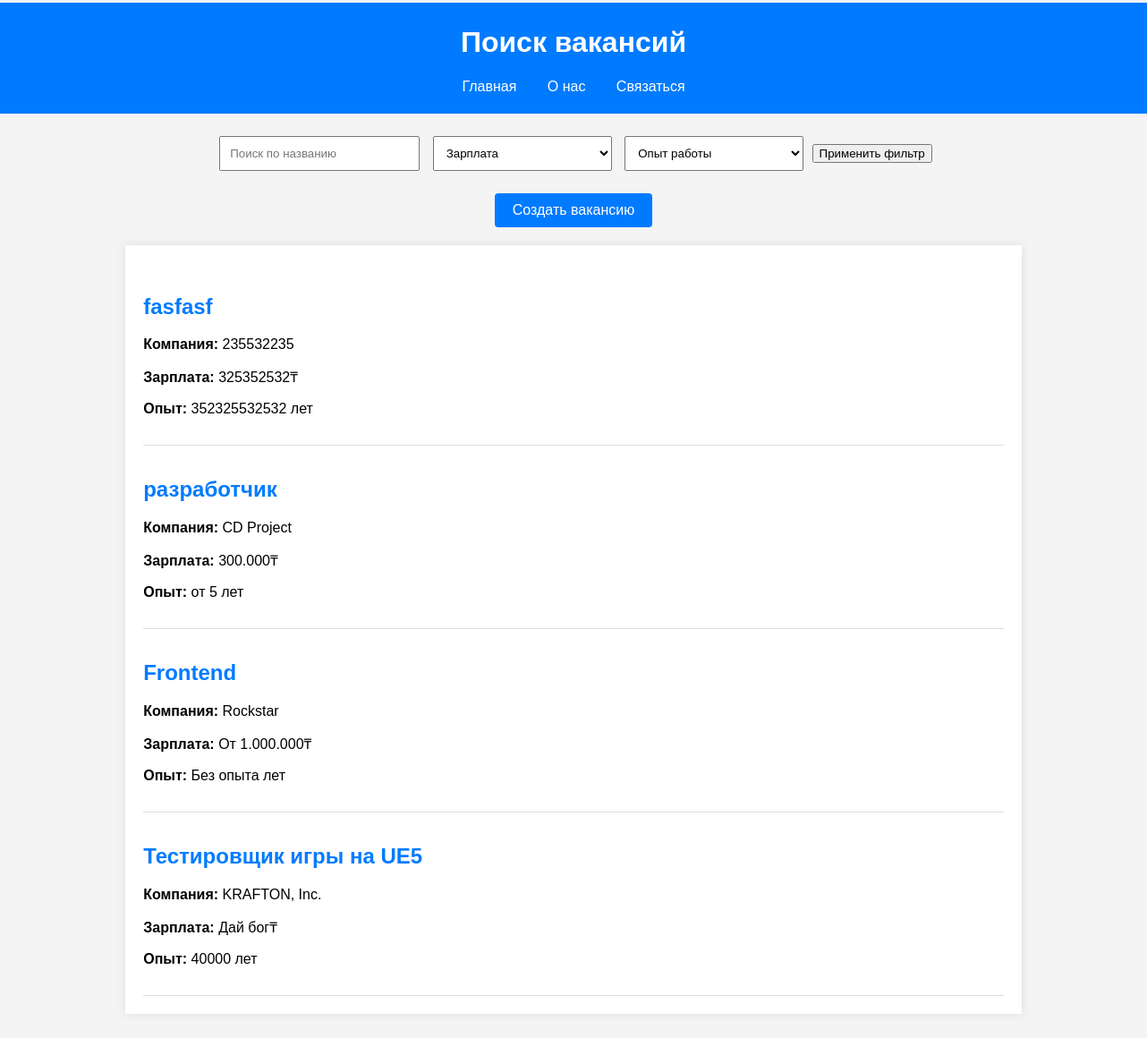
The page / on the database its author committed.
### blog/models.py (models this page shows, shortened)
class Vacancy(models.Model):
    STATUS_CHOICES = [
        ('moderation', 'На модерации'),
        ('published', 'Опубликовано'),
        ('rejected', 'Отклонено'),
    ]
    title = models.CharField(max_length=255, verbose_name="Название")
    description = models.TextField(verbose_name="Описание")
    company = models.CharField(max_length=255, verbose_name="Компания")
    location = models.CharField(max_length=255, verbose_name="Местоположение", default="")
    status = models.CharField(max_length=20, choices=STATUS_CHOICES, default='moderation', verbose_name="Статус")
    salary = models.CharField(max_length=100, verbose_name="Зарплата", blank=True, null=True)
    experience = models.CharField(max_length=100, verbose_name="Опыт работы", blank=True, null=True)
    class Meta:
        verbose_name = "Вакансия"
        verbose_name_plural = "Вакансии"

### blog/views.py (the view)
# urls.py: path('', views.home_page, name='home_page'),
def home_page(request):
    vacancies = Vacancy.objects.filter(status='published')  # Только опубликованные вакансии
    selected_salary = request.GET.get('salary')
    if selected_salary:
        vacancies = vacancies.filter(salary=selected_salary)
    selected_experience = request.GET.get('experience')
    if selected_experience:
        vacancies = vacancies.filter(experience=selected_experience)
    salaries = Vacancy.objects.values_list('salary', flat=True).distinct().order_by('salary')
    experiences = Vacancy.objects.values_list('experience', flat=True).distinct().order_by('experience')
    context = {
        'vacancies': vacancies,
        'salaries': salaries,
        'experiences': experiences,
        'selected_salary': selected_salary,
        'selected_experience': selected_experience,
    }
    return render(request, 'home.html', context)

### blog/templates/home.html (shortened to what this page needs)
{% load static %}
<!DOCTYPE html>
<html lang="ru">
  <head>
    <link rel="stylesheet" href="{% static '/css/style.css' %}" />
  </head>
  <body>
    <header>
      <div class="shapka" >
      <h1>Поиск вакансий</h1>
      <nav>
        <ul>
          <li><a href="{% url 'home_page' %}">Главная</a></li>
          <li><a href="{% url 'about_page' %}">О нас</a></li>
          <li><a href="{% url 'contact_page' %}">Связаться</a></li>
        </ul>
      </nav>
    </div>
    </header>
    <main>
      <section class="search-filter">
        <form method="GET" action="{% url 'home_page' %}">
              <input type="text" name="search" placeholder="Поиск по названию" value="{{ request.GET.search }}">
          <select name="salary">
            <option value="">Зарплата</option>
          </select>
          <select name="experience">
            <option value="">Опыт работы</option>
          </select>
          <button type="submit">Применить фильтр</button>
        </form>
        <a href="{% url 'vacancy_create' %}" class="button1">Создать вакансию</a>
      </section>
      <section class="vacancies">
        {% for vacancy in vacancies %}
          <div class="vacancy">
              <h2><a href="{% url 'vacancy_detail' vacancy.pk %}">{{ vacancy.title }}</a></h2>
              <p><strong>Компания:</strong> {{ vacancy.company }}</p>
              <p><strong>Зарплата:</strong> {{ vacancy.salary }}₸</p>
              <p><strong>Опыт:</strong> {{ vacancy.experience }} лет</p>
          </div>
        {% empty %}
          <p>Нет доступных вакансий.</p>
        {% endfor %}
      </section>
    </main>
  </body>
</html>

### blog/static/css/style.css (style rules this page uses)
body { font-family: Arial, sans-serif; margin: 0; padding: 0; background-color: #f4f4f4; }
header { background-color: #007bff; padding: 5px; text-align: center; color: white; margin-left: -10%; margin-right: -10%; margin-top: -3.1%; }
.button1 { margin-top: 20px; padding: 10px 20px; background-color: #007bff; color: white; text-decoration: none; border-radius: 4px; display: inline-block; }
nav ul { list-style: none; padding: 0; }
nav ul li { display: inline; margin: 0 15px; }
nav ul li a { color: white; text-decoration: none; }
.search-filter { padding: 20px; text-align: center; }
.search-filter input, .search-filter select { margin: 5px; padding: 10px; width: 200px; }
.vacancies { width: 80%; margin: auto; padding: 20px; background: white; box-shadow: 0px 0px 10px rgba(0, 0, 0, 0.1); }
.vacancy { border-bottom: 1px solid #ddd; padding: 15px 0; }
.vacancy h2 a { text-decoration: none; color: #007bff; }
body { font-family: Arial, sans-serif; margin: 20px; padding: 20px; }
h2 { color: #007bff; }

### rows shown on the page
Vacancy: title "fasfasf", company "235532235", salary "325352532", experience "352325532532"
Vacancy: title "разработчик", company "CD Project", salary "300.000", experience "от 5"
Vacancy: title "Frontend", company "Rockstar", salary "От 1.000.000", experience "Без опыта"
Vacancy: title "Тестировщик игры на UE5", company "KRAFTON, Inc.", salary "Дай бог", experience "40000"
